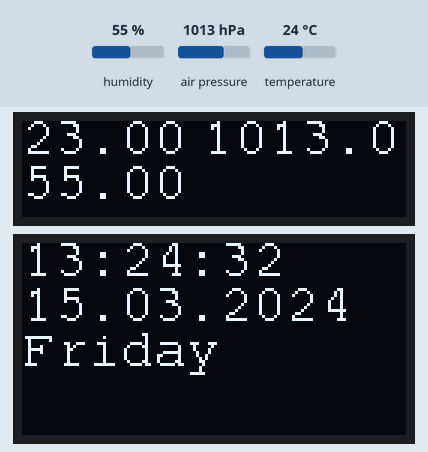
A sketch run on a simulated ESP8266 (NodeMCU). On the bench: 128×32 one-colour display, 128×64 one-colour display. The test bench sets the inputs (shaded band); at power-on: humidity 55 %, air pressure 1013 hPa, temperature 24 °C. WiFi joins after 1.5 s; servers stay silent unless stated; what the sketch prints to the serial monitor is not drawn.

Above: at 3.1 s.
3.2 s: humidity set to 22 %
At 4.8 s:
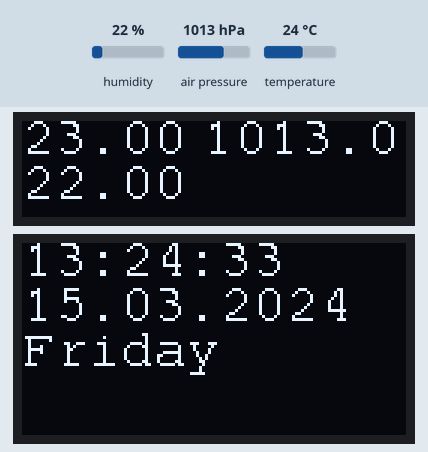
5.5 s: air pressure set to 952 hPa
At 6.8 s:
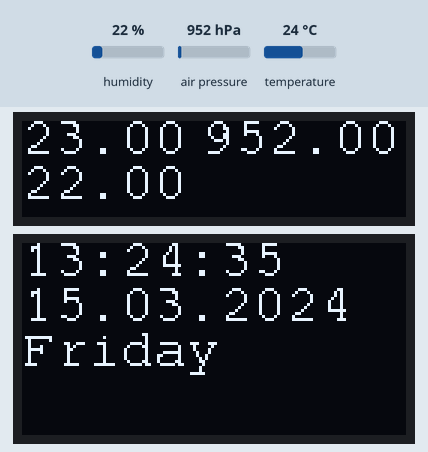
7.5 s: temperature set to 12 °C
At 8.8 s:
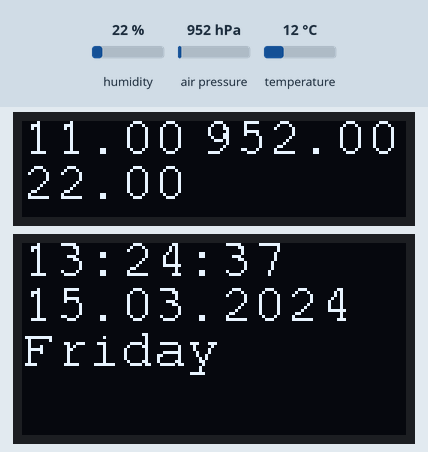
9.5 s: humidity set to 40 %
At 10.4 s:
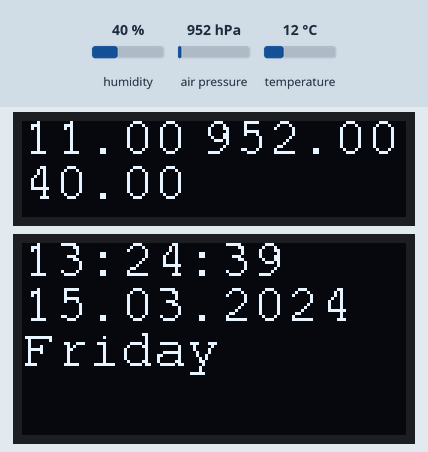
Timing chart, 0 to 12.5 s (numbered marks = the images above; inputs shaded):
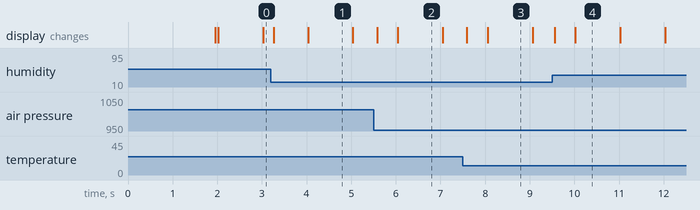

Measured:
- what the display in image 1 shows lasts 1.0 s, from 4.0 s to 5.0 s

The sketch:

12832-12864_BME280_wifi_time.ino
```cpp
#include <TimeLib.h>
#include <ESP8266WiFi.h>
#include <WiFiUdp.h>
#include <Wire.h>
#include <Adafruit_GFX.h>  // Include core graphics library for the display
#include <Adafruit_SSD1306.h>  // Include Adafruit_SSD1306 library to drive the display
#include <Fonts/FreeMono9pt7b.h>  // Add a custom font
#include <BlynkSimpleEsp8266.h>
#include <Adafruit_BME280.h>

#define SEALEVELPRESSURE_HPA (1013.25)

#define BLYNK_PRINT Serial

char auth[] = "1a589190cd0e42caa727ea338ed16790";

Adafruit_SSD1306 display32(128, 32);  // Create display 128*32
Adafruit_SSD1306 display64(128, 64);  // Create display 128*64

Adafruit_BME280 bme;

const char ssid[] = "test";
const char pass[] = "1q2w3e4r";

static const char ntpServerName[] = "ntp.comnet.bg";
const int timeZone = 2;
WiFiUDP Udp;
unsigned int localPort = 8888;  // local port to listen for UDP packets
time_t getNtpTime();
void sendNTPpacket(IPAddress &address);

char timeToString[20];
char dateToString[20];

String dayofweek;

float h , t , p, a = 0;

void setup()  // Start of setup
{
  Serial.begin(9600);
  Wire.pins(0, 2);
  bme.begin(0x76);

  pinMode(1, OUTPUT); //TX->GPIO_01 BLASTER **** INPUT, OUTPUT, or INPUT_PULLUP
  pinMode(3, INPUT);  //RX->GPIO_03 RECEIVER

  /*-------- display start--------*/
  display32.begin(SSD1306_SWITCHCAPVCC, 0x3C); // Initialize display with the I2C address of 0x3C , Create display 128*32
  display64.begin(SSD1306_SWITCHCAPVCC, 0x3D); // Initialize display with the I2C address of 0x3D , Create display 128*64

  display32.clearDisplay();  // Clear the buffer display 128*32
  display64.clearDisplay();  // Clear the buffer display 128*64

  display32.setTextColor(WHITE);  // Set color of the text
  display64.setTextColor(WHITE);  // Set color of the text

  display32.setRotation(0);  // Set orientation. Goes from 0, 1, 2 or 3
  display64.setRotation(0);  // Set orientation. Goes from 0, 1, 2 or 3

  display32.setTextWrap(false);  // By default, long lines of text are set to automatically “wrap” back to the leftmost column.
  display64.setTextWrap(false);  // By default, long lines of text are set to automatically “wrap” back to the leftmost column.

  display32.dim(1);  //Set brightness (0 is maximun and 1 is a little dim)
  display64.dim(1);  //Set brightness (0 is maximun and 1 is a little dim)

  display32.setFont(&FreeMono9pt7b);  // Set a custom font
  display64.setFont(&FreeMono9pt7b);  // Set a custom font

  display32.setTextSize(0);  // Set text size. We are using a custom font so you should always use the text size of
  display64.setTextSize(0);  // Set text size. We are using a custom font so you should always use the text size of

  display32.display();  // Print everything we set previously
  display64.display();  // Print everything we set previously

  /*-------- display end--------*/
  WiFi.hostname("ESP01_indor");
  Blynk.begin(auth, ssid, pass, IPAddress(192, 168, 10, 10), 8080);

  while (WiFi.status() != WL_CONNECTED)
  {
    delay(100);
  }

  Udp.begin(localPort);
  setSyncProvider(getNtpTime);
  setSyncInterval(300);
}

time_t prevDisplay = 0; // when the digital clock was displayed

void loop()  // Start of loop
{

  // Convert Variable1 into a string, so we can change the text alignment to the right:
  // It can be also used to add or remove decimal numbers.
  // char string[10];  // Create a character array of 10 characters
  // Convert float to a string:
  // dtostrf(Variable1, 3, 0, string);  // (<variable>,<amount of digits we are going to use>,<amount of decimal digits>,<string name>)

  display32.clearDisplay();  // Clear the display so we can refresh
  display64.clearDisplay();  // Clear the display so we can refresh

  display32.setCursor(0, 10);  // (x,y)
  display32.println(t);  // Text or value to print

  display32.setCursor(0, 25);  // (x,y)
  display32.println(h);  // Text or value to

  display32.setCursor(60, 10);  // (x,y)
  display32.println(p);  // Text or value to print

  display64.setCursor(0, 10);  // (x,y)
  display64.println(timeToString); // Text or value to print

  display64.setCursor(0, 25);  // (x,y)
  display64.println(dateToString); // Text or value to print

  display64.setCursor(0, 40);  // (x,y)
  display64.println(dayofweek); // Text or value to print

  if (timeStatus() != timeNotSet)
  {
    if (now() != prevDisplay)
    { //update the display only if time has changed
      prevDisplay = now();
      sprintfData();
    }
  }

  Blynk.run();

  h = bme.readHumidity();
  t = bme.readTemperature() - 1;
  p = bme.readPressure() / 100.0F;

  Blynk.virtualWrite(V20, h);
  Blynk.virtualWrite(V21, t);
  Blynk.virtualWrite(V22, p);

  Blynk.virtualWrite(V23, timeToString);
  Blynk.virtualWrite(V24, dateToString);
  Blynk.virtualWrite(V25, dayofweek);

  display32.display();  // Print everything we set previously
  display64.display();  // Print everything we set previously
}

/*-------- NTP code ----------*/

const int NTP_PACKET_SIZE = 48; // NTP time is in the first 48 bytes of message
byte packetBuffer[NTP_PACKET_SIZE]; //buffer to hold incoming & outgoing packets

time_t getNtpTime()
{
  IPAddress ntpServerIP; // NTP server's ip address

  while (Udp.parsePacket() > 0) ; // discard any previously received packets
  Serial.println("Transmit NTP Request");
  // get a random server from the pool
  WiFi.hostByName(ntpServerName, ntpServerIP);
  Serial.print(ntpServerName);
  Serial.print(": ");
  Serial.println(ntpServerIP);
  sendNTPpacket(ntpServerIP);
  uint32_t beginWait = millis();
  while (millis() - beginWait < 1500) {
    int size = Udp.parsePacket();
    if (size >= NTP_PACKET_SIZE) {
      Serial.println("Receive NTP Response");
      Udp.read(packetBuffer, NTP_PACKET_SIZE);  // read packet into the buffer
      unsigned long secsSince1900;
      // convert four bytes starting at location 40 to a long integer
      secsSince1900 =  (unsigned long)packetBuffer[40] << 24;
      secsSince1900 |= (unsigned long)packetBuffer[41] << 16;
      secsSince1900 |= (unsigned long)packetBuffer[42] << 8;
      secsSince1900 |= (unsigned long)packetBuffer[43];
      return secsSince1900 - 2208988800UL + timeZone * SECS_PER_HOUR;
    }
  }
  Serial.println("No NTP Response :-(");
  return 0; // return 0 if unable to get the time
}

// send an NTP request to the time server at the given address
void sendNTPpacket(IPAddress &address)
{
  // set all bytes in the buffer to 0
  memset(packetBuffer, 0, NTP_PACKET_SIZE);
  // Initialize values needed to form NTP request
  // (see URL above for details on the packets)
  packetBuffer[0] = 0b11100011;   // LI, Version, Mode
  packetBuffer[1] = 0;     // Stratum, or type of clock
  packetBuffer[2] = 6;     // Polling Interval
  packetBuffer[3] = 0xEC;  // Peer Clock Precision
  // 8 bytes of zero for Root Delay & Root Dispersion
  packetBuffer[12] = 49;
  packetBuffer[13] = 0x4E;
  packetBuffer[14] = 49;
  packetBuffer[15] = 52;
  // all NTP fields have been given values, now
  // you can send a packet requesting a timestamp:
  Udp.beginPacket(address, 123); //NTP requests are to port 123
  Udp.write(packetBuffer, NTP_PACKET_SIZE);
  Udp.endPacket();
}

void sprintfData()
{
  sprintf(timeToString, "%02d:%02d:%02d" , hour() + 1, minute(), second());
  sprintf(dateToString, "%02d.%02d.%d", day(), month(), year());
  if (weekday() == 1) dayofweek = "Sunday";
  if (weekday() == 2) dayofweek = "Monday";
  if (weekday() == 3) dayofweek = "Tuesday";
  if (weekday() == 4) dayofweek = "Wednesday";
  if (weekday() == 5) dayofweek = "Thursday";
  if (weekday() == 6) dayofweek = "Friday";
  if (weekday() == 7) dayofweek = "Saturday";
}

/*
  List of fonts that support right alignment:
  FreeMono9pt7b.h
  FreeMono12pt7b.h
  FreeMono18pt7b.h
  FreeMono24pt7b.h
  FreeMonoBold9pt7b.h
  FreeMonoBold12pt7b.h
  FreeMonoBold18pt7b.h
  FreeMonoBold24pt7b.h
  FreeMonoBoldOblique9pt7b.h
  FreeMonoBoldOblique12pt7b.h
  FreeMonoBoldOblique18pt7b.h
  FreeMonoBoldOblique24pt7b.h
  FreeMonoOblique9pt7b.h
  FreeMonoOblique12pt7b.h
  FreeMonoOblique18pt7b.h
  FreeMonoOblique24pt7b.h
*/
```
